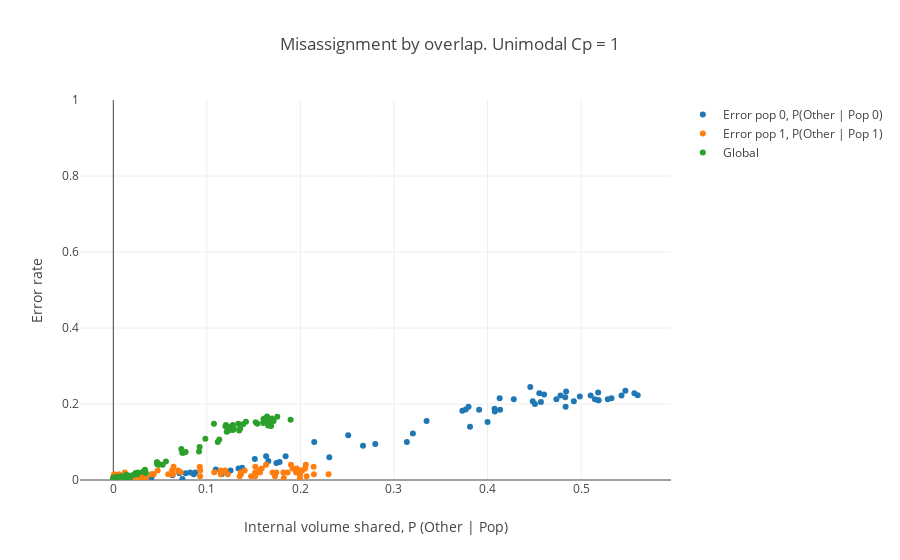

Notebook source saved alongside this figure:
### Markdown cell above
## Data analysis.

### Code cell
references= [0,1]
labels= [0,1]
Error_rate= {x:[] for x in target}

Global_error_rate= []

where= []


for bl in sorted(Blocks[1].keys()):
    label_indicies= label_indicies_bl[bl]
    ##everyone:
    non_outlier= [x for x in range(sum(Sizes)) if Blocks2[1][bl][x] != len(references) + 1]
    misshaps= [x for x in range(sum(Sizes)) if Blocks[1][bl][x] != Blocks2[1][bl][x] and Blocks2[1][bl][x] -1 in labels]
    rate= len(misshaps) / float(len(non_outlier))
    Global_error_rate.append(rate)

    
    for pop in label_indicies.keys():
        
        non_outlier= [x for x in label_indicies[pop] if Blocks2[1][bl][x] != len(labels) + 1]
        misshaps= [x for x in label_indicies[pop] if Blocks[1][bl][x] != Blocks2[1][bl][x] and Blocks2[1][bl][x] -1 in labels]
        rate= len(misshaps) / float(len(non_outlier))
        Error_rate[pop].append(rate)
        where.append(bl)


tup= '01'
Xs= []
pop1= []
labels= []

for window in Windows_union.keys():
    Xs.extend([window] * 4)
    pop1.append(Windows_union[window][tuple((int(tup[0]),int(tup[1])))][int(tup[0])])
    pop1.append(Windows_union[window][tuple((int(tup[0]),int(tup[1])))][int(tup[1])])
    pop1.append(Windows_union[window][tuple((int(tup[0]),int(tup[1])))]['empty'])
    pop1.append(Windows_union[window][tuple((int(tup[0]),int(tup[1])))]['PU'])
    labels.extend([0,1,'leftover space','PU'])


coords= {i:[x for x in range(len(labels)) if labels[x] == i] for i in list(set(labels))}

datum= np.array([Xs,pop1]).T


fig_data= [go.Scatter(
#x= [Fst_crawl[x] for x in range(len(Fst_labels)) if len([y for y in Fst_labels[x] if y in target]) == 2],
#x= [min([datum[coords[z][x],1] for z in [0,1]]) / max([datum[coords[z][x],1] for z in [0,1]]) for x in range(len(Windows_union.keys()))],
x= [datum[coords[1-i][x],1] for x in range(len(Windows_union.keys()))],
#x= [datum[coords[i][x],1] - datum[coords[1-i][x],1] for x in range(len(Windows_union.keys()))],
#x= datum[coords[i],1],
#x= [Fst_crawl[x] for x in fst_indexes[fst_target]],
y= Error_rate[i],
name= "Error pop {}, P(Other | Pop {})".format(i,i),
mode= 'markers',
) for i in references
]


fig_data.append(go.Scatter(
#x= [Fst_crawl[x] for x in range(len(Fst_labels)) if len([y for y in Fst_labels[x] if y in target]) == 2],
#x= [sum([datum[coords[z][x],1] for z in [0,1]]) for x in range(len(Windows_union.keys()))],
#x= [datum[coords[i][x],1] for x in range(len(Windows_union.keys()))],
x= datum[coords['PU'],1],
y= Global_error_rate,
name= "Global",
mode= 'markers',
))


layout = go.Layout(
    title= 'Misassignment by overlap. Unimodal Cp = {}'.format(Comparison_threshold),
    yaxis=dict(
        range= [0,1],
        title='Error rate'),
        #title='Internal volume shared, P (Other | Pop)'),
    xaxis=dict(
        #title= 'Fst')
        title='Internal volume shared, P (Other | Pop)')
)

fig= go.Figure(data=fig_data, layout=layout)
iplot(fig)
